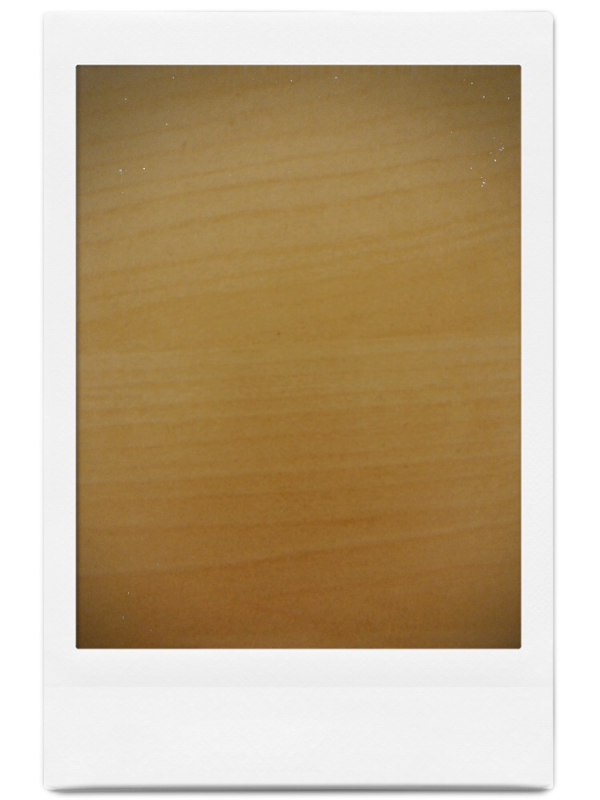
#> input picture frame.jpg, 1200 x 1600 px (shown at 1/2 size)
$ python main_old2.py frame.jpg out.png frame.jpg frame.jpg   (older library calls are emulated)
#> lines starting #> are read from the running program, lines starting #| are printed output that depends on the picture
#> further down, img is the input picture: PIL image 1200x1600 RGB; mean R, G, B 193.4, 174.3, 144.8
#!/usr/bin/env python3
# -*- coding: utf-8 -*-
"""
Created on Fri Aug  3 13:09:29 2018

@author: gregory
"""

from PIL import Image
from PIL import ImageFont
from PIL import ImageDraw
import imageio
from PIL import ImageSequence
import numpy as np
import sys

filename = sys.argv[1]
out = sys.argv[2]
text1 = sys.argv[3]
text2 = sys.argv[4]


def newImg(img):
    new_im = Image.open("frame.jpg")

    ratio_w = (img.size[0]*1.0)/885
#> ratio_w = 1.36
    ratio_h = (img.size[1]*1.0)/1165
#> ratio_h = 1.37

    new_im=new_im.resize((int(new_im.size[0]*ratio_w),int(new_im.size[1]*ratio_h)),1)

    new_im.paste(img, (int(155*ratio_w),
                          int(133*ratio_h)))
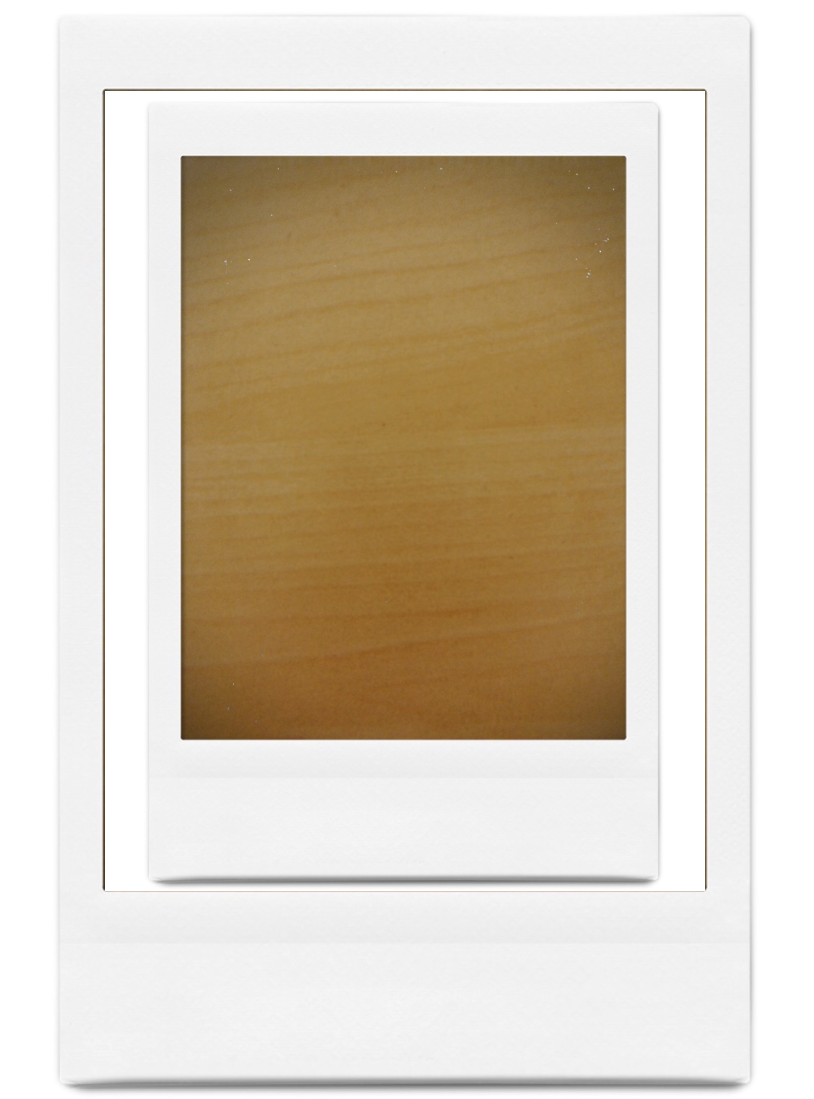
#> new_im: PIL image 1627x2197 RGB (shown at 1/2 size); mean R, G, B 216, 205.6, 189.6


    w, h = new_im.size
#> w = 1627; h = 2197


    font = ImageFont.truetype("arial.ttf", int(70*ratio_h))
    draw = ImageDraw.Draw(new_im)
    w, h = new_im.size
    text_w, text_h = draw.textsize(text1, font)
#> text_w = 400; text_h = 107
    draw.text(((w - text_w ) // 2, h - int(ratio_h*270 )), text1, (0,0,0), font=font)
    text_w, text_h = draw.textsize(text2, font)
    draw.text(((w - text_w - int(ratio_w*150)), h - int(ratio_h*160)), text2, (0,0,0), font=font)

    return new_im


img = Image.open(filename)

if(len(filename.split('.gif'))>1):
    # im is your original image
    frames = [frame.copy() for frame in ImageSequence.Iterator(img)]

    gif = { 'frames': [],
            'delay': img.info['duration'],
            'loc' : 0,
            'len' : 0 }


    if gif['delay']==0:
        gif['delay']=200


    new_pics=[]
    c=0
    temp=frames[0]
    for val in frames:

        temp.paste(val)
        newImg(temp).save('sample-out'+str(c)+'.png')
        c+=1
        gif['frames'].append(np.asarray(newImg(temp)))

    gif['len'] = len(gif['frames'])


    imageio.mimsave(out, gif['frames'],fps=int(1/(gif['delay']/1000.0)))
else:
    newImg(img).save(out)
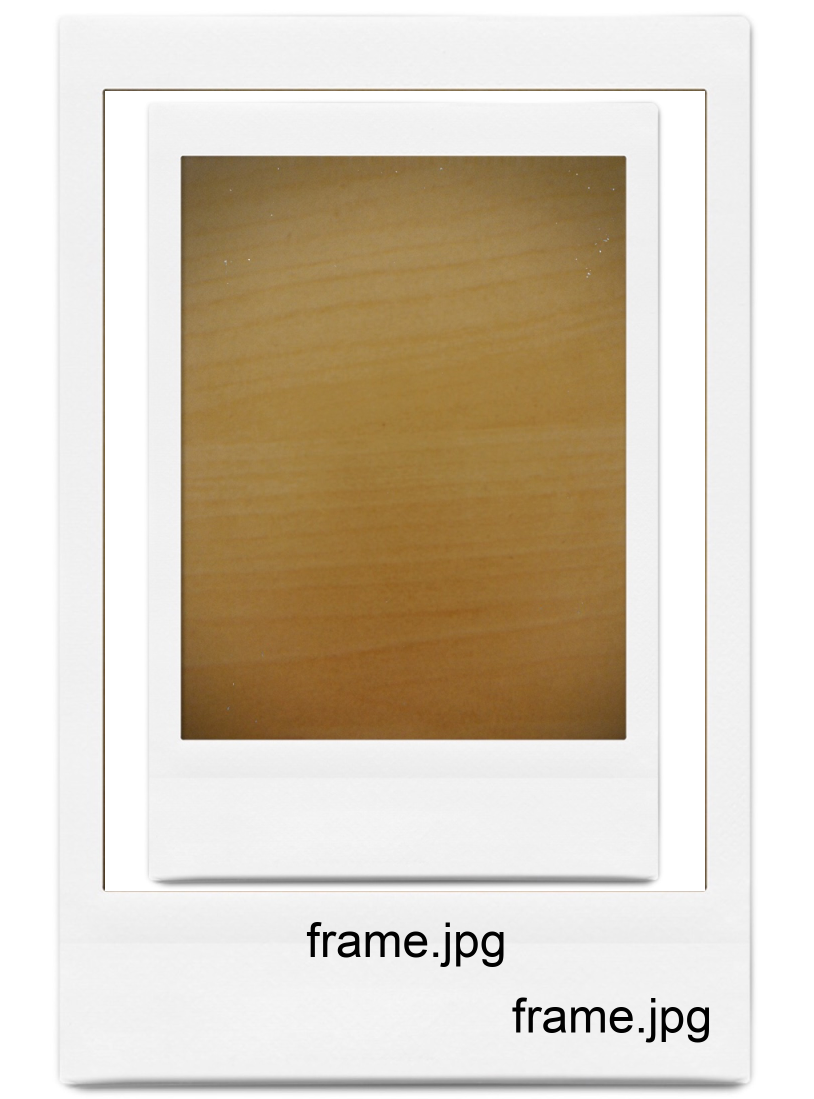
#> saved as out.png: PIL image 1627x2197 RGB (shown at 1/2 size); mean R, G, B 214.8, 204.4, 188.4
